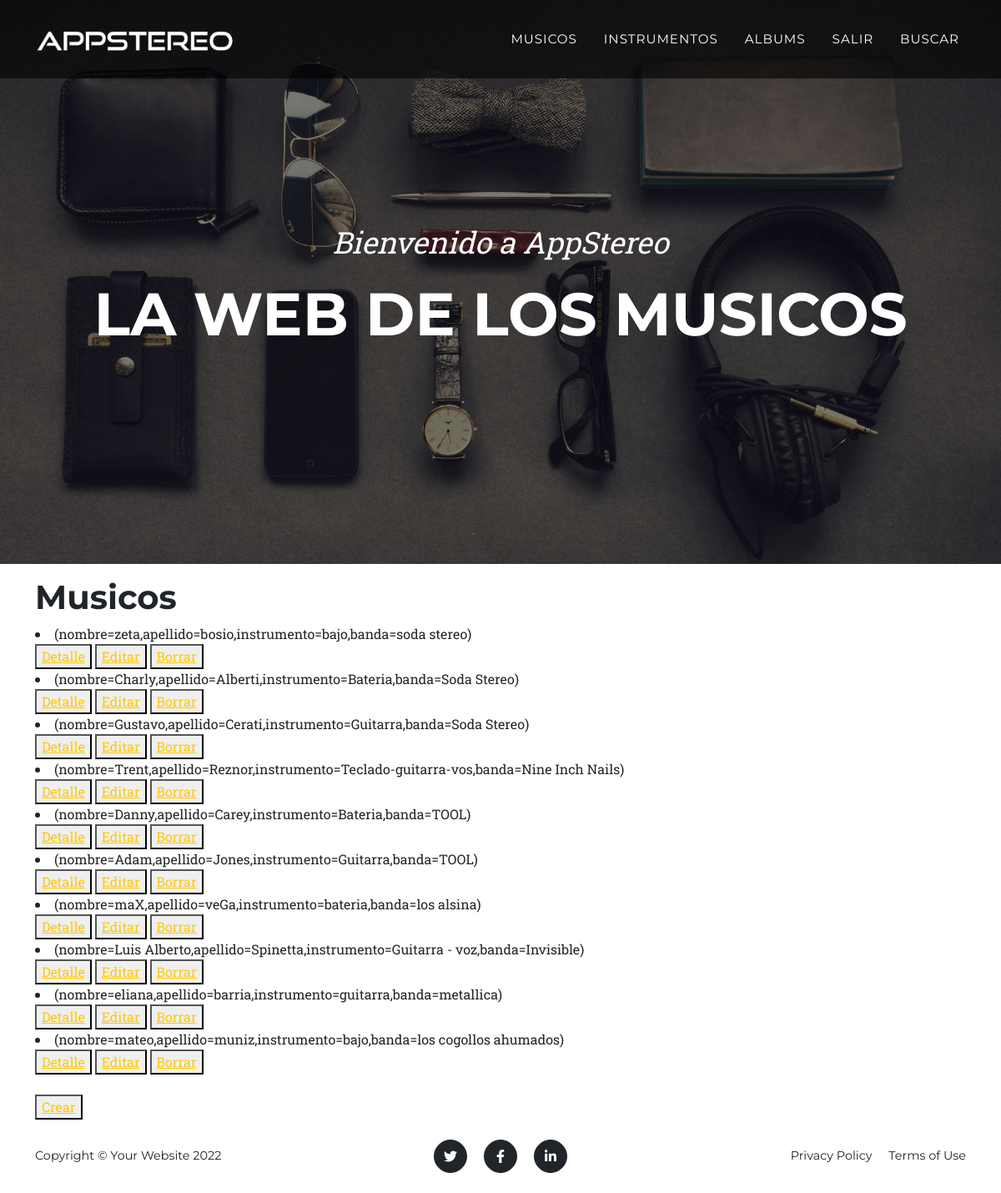
Before: /musico/list/ (signed in) with the older database file.
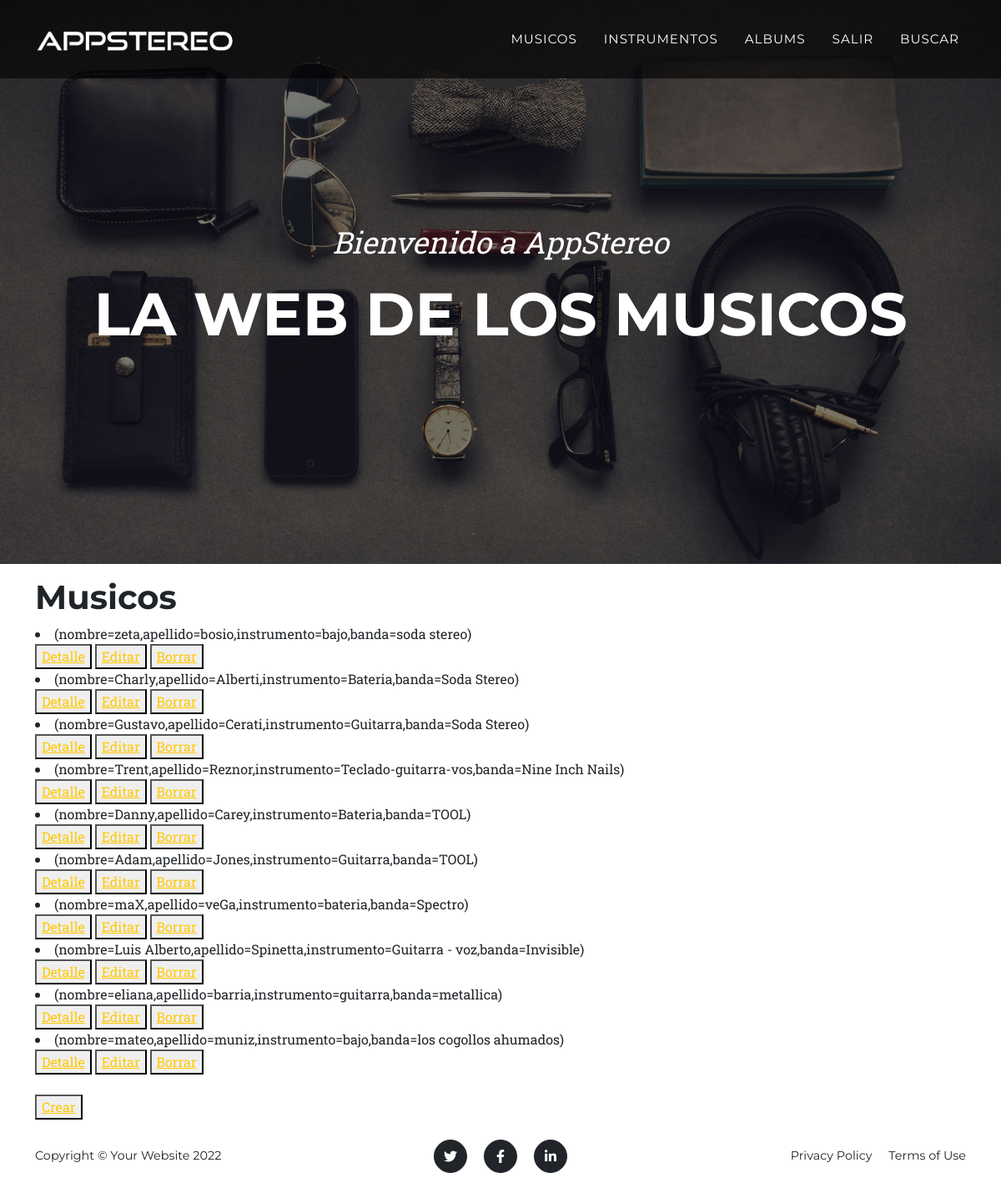
After: the same page with the newer database file.
### AppStereo/models.py (models this page shows)
class Musicos(models.Model):
    nombre = models.CharField(max_length=50)
    apellido = models.CharField(max_length=50)
    edad = models.IntegerField()
    instrumento = models.CharField(max_length=50)
    banda = models.CharField(max_length=50)
    def __str__(self):
        return f"(nombre={self.nombre},apellido={self.apellido},instrumento={self.instrumento},banda={self.banda})"

### AppStereo/views.py (the view)
# urls.py: path('musico/list/', MusicosList.as_view(), name='musico_list'),
class MusicosList(LoginRequiredMixin, ListView):
    model = Musicos
    template_name = "AppStereo/musico_list.html"

### AppStereo/templates/AppStereo/musico_list.html (shortened to what this page needs)
{% extends "AppStereo/base.html" %}
{% block contenido %}
{% load static %}
<h1>Musicos</h1>
{% for musico in object_list %}
    <li>{{musico}}</li>
        <button>
            <a href="{% url 'musico_detalle' musico.id %}">Detalle</a>
        </button>
        <button>
            <a href="{% url 'musico_editar' musico.id %}">Editar</a>
        </button>
        <button>
            <a href="{% url 'musico_eliminar' musico.id %}">Borrar</a>
        </button>
{% endfor %}
<br>
<br>
<button>
    <a href="{% url 'musico_nuevo' %}">Crear</a>
</button>
{% endblock %}

Changed rows visible on the page:
changed Musicos: nombre+apellido+instrumento "(nombre=maX,apellido=veGa,instrumento=bateria,banda=los alsina)" → "(nombre=maX,apellido=veGa,instrumento=bateria,banda=Spectro)"
